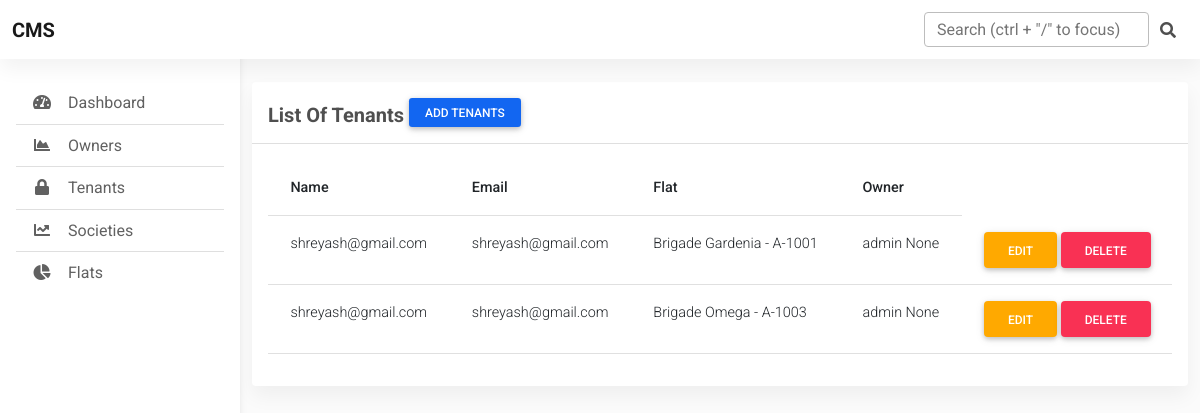
The page /dashboard/tenant/ on the database as committed earlier.
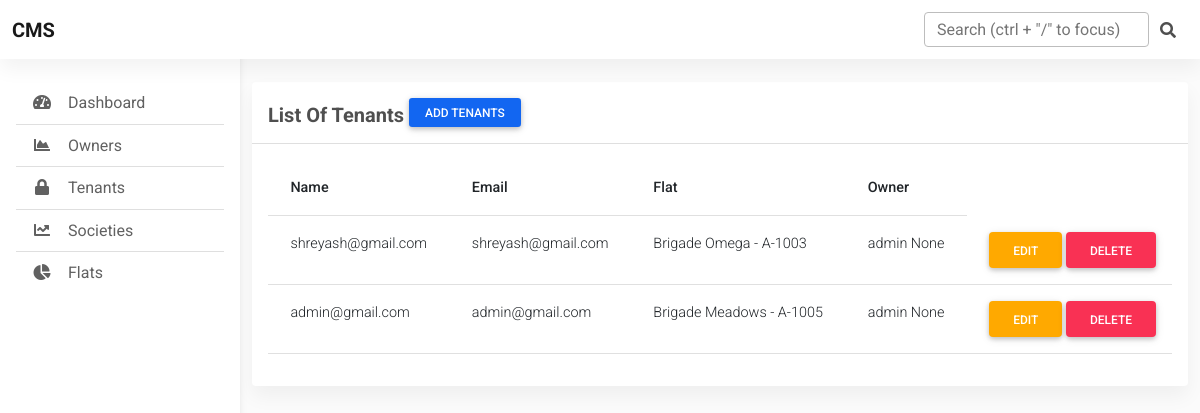
The same page on the database as committed later.
### accounts/models.py (models this page shows)
class Tenant(models.Model):
    user = models.ForeignKey(CustomUser, on_delete=models.CASCADE)
    owner = models.ForeignKey(Owner, on_delete=models.CASCADE)
    flat = models.ForeignKey(Flat, on_delete=models.CASCADE)
    created_at = models.DateTimeField(auto_now_add=True)
    updated_at = models.DateTimeField(auto_now=True)

class CustomUser(AbstractBaseUser, PermissionsMixin):
    first_name = models.CharField(max_length=20)
    last_name = models.CharField(max_length=20,  null=True, blank=True)
    email = models.EmailField(unique=True, primary_key=True)
    occupation = models.CharField(max_length=20, null=True, blank=True)
    phone = models.PositiveIntegerField(unique=True)
    aadhar = models.PositiveIntegerField(unique=True)
    is_admin = models.BooleanField(default=False)
    is_staff = models.BooleanField(default=False)
    is_active = models.BooleanField(default=True)
    created_at = models.DateTimeField(auto_now_add=True)
    updated_at = models.DateTimeField(auto_now=True)
    EMAIL_FIELD = 'email'
    USERNAME_FIELD = 'email'
    REQUIRED_FIELDS = []
    objects = CustomUserManager()
    @property
    def name(self):
        return f'{self.first_name} {self.last_name}'

class Owner(models.Model):
    flat = models.OneToOneField(Flat, on_delete=models.SET_NULL, null=True)
    user = models.ForeignKey(CustomUser, on_delete=models.CASCADE)
    address = models.CharField(max_length=50, null=True, blank=True)
    created_at = models.DateTimeField(auto_now_add=True)
    updated_at = models.DateTimeField(auto_now=True)
    def __str__(self):
        return self.user.name

### society/models.py (models this page shows, shortened)
class Flat(models.Model):
    society = models.ForeignKey(Society, on_delete=models.CASCADE)
    bhk = models.CharField(max_length=5, choices=BHK_CHOICES)
    number = models.PositiveIntegerField()
    floor_no = models.PositiveIntegerField()
    block = models.CharField(max_length=1)
    created_at = models.DateTimeField(auto_now_add=True)
    updated_at = models.DateTimeField(auto_now=True)
    def __str__(self):
        return f'{self.society.name} - {self.block}-{self.number}'

class Society(models.Model):
    name = models.CharField(max_length=20)
    location = models.CharField(max_length=20)
    image = models.ImageField(upload_to=society_image_upload_path, null=True, blank=True)
    owner_company = models.CharField(max_length=20, null=True , blank=True)
    secretary = models.ForeignKey('accounts.CustomUser', on_delete=models.SET_NULL, null=True, blank=True)
    created_at = models.DateTimeField(auto_now_add=True)
    updated_at = models.DateTimeField(auto_now=True)
    class Meta:
        verbose_name_plural = 'Societies'

### dashboard/views.py (the view)
# urls.py: path('tenant/', views.ListTenantView, name='tenants'),
def ListTenantView(request):
        tenants = Tenant.objects.all()
        context = {
            'tenants': tenants,
        }
        return render(request, 'dashboard/tenants.html', context)

### dashboard/templates/dashboard/tenants.html (shortened to what this page needs)
{% extends 'dashboard/base.html' %}
{% load static %}
{% block content %}
    <section class="mb-4">
        <div class="card">
          <div class="card-header text-left py-3">
            <h5 class="mb-0 text-left">
              <strong>List Of Tenants</strong>
              <a href="{% url 'add-tenant' %}" class="btn btn-primary btn-sm " role="button" aria-disabled="true">Add Tenants </a>
            </h5>
          </div>
          <div class="card-body">
            <div class="table-responsive">
              <table class="table table-hover text-nowrap">
                <thead>
                  <tr>
                    <th scope="col">Name</th>
                    <th scope="col">Email</th>
                    <th scope="col">Flat</th>
                    <th scope="col">Owner</th>
                  </tr>
                </thead>
                <tbody>
                    {% for tenant in tenants %}
                    <tr>
                      <td>{{tenant.user}}</td>
                      <td>{{tenant.user.email}}</td>
                      <td>{{tenant.flat}}</td>
                      <td>{{tenant.owner}}</td>
                      <td>
                          <a href="{% url 'edit-tenant' tenant.id %}" type="button" class="btn btn-warning">Edit</a>
                          <a href="{% url 'delete-tenant' tenant.id %}" type="button" class="btn btn-danger">Delete</a>
                      </td>
                    </tr>
                  {% endfor %}
                </tbody>
              </table>
            </div>
          </div>
        </div>
      </section>
{% endblock %}

Rows that differ between the two databases and show on the page:
removed Tenant: user "shreyash@gmail.com", user.email "shreyash@gmail.com", flat "Brigade Gardenia - A-1001", owner "admin None"
added Tenant: user "admin@gmail.com", user.email "admin@gmail.com", flat "Brigade Meadows - A-1005", owner "admin None"
